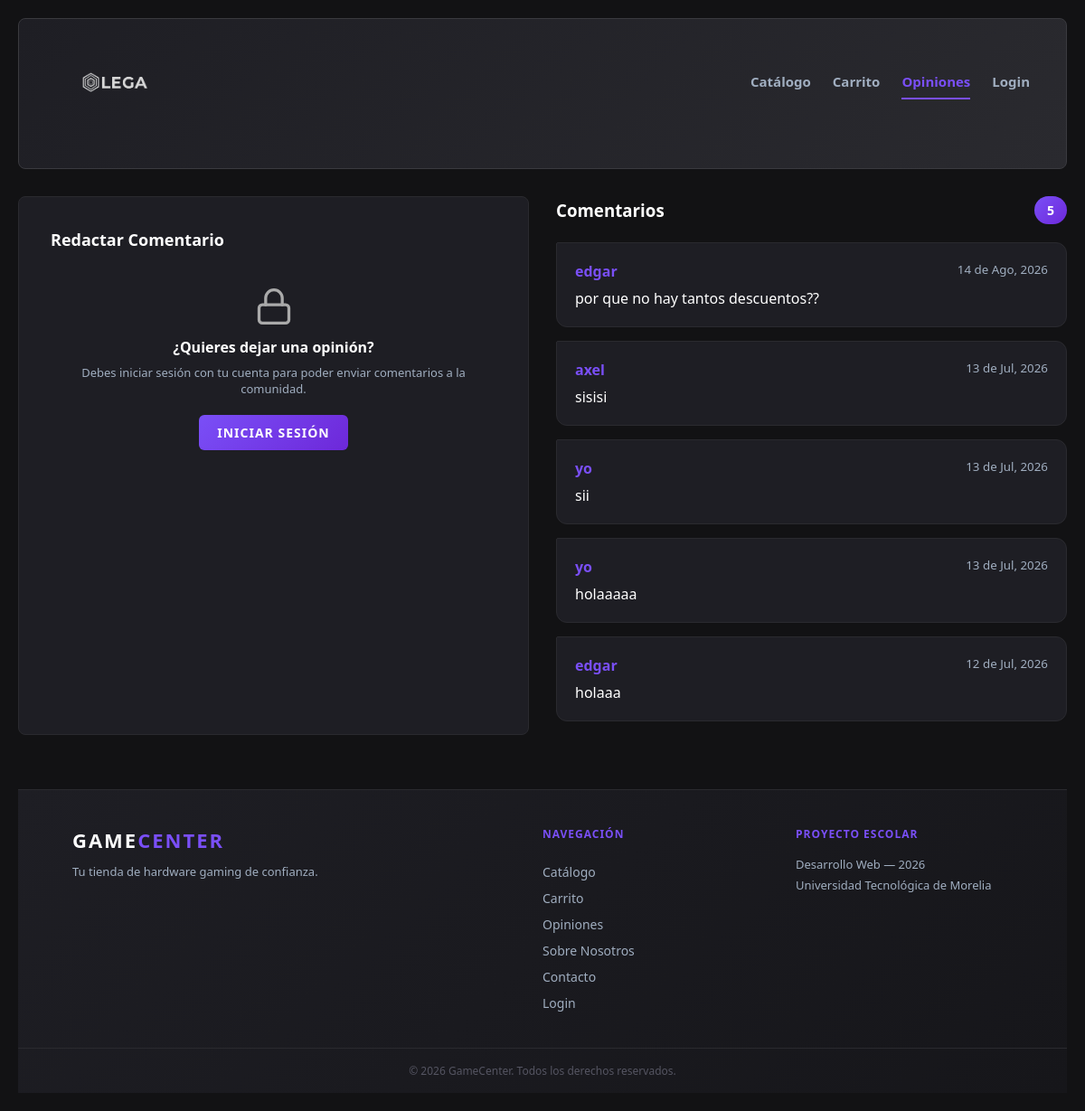
/opiniones/, run on an earlier commit of the app's database.
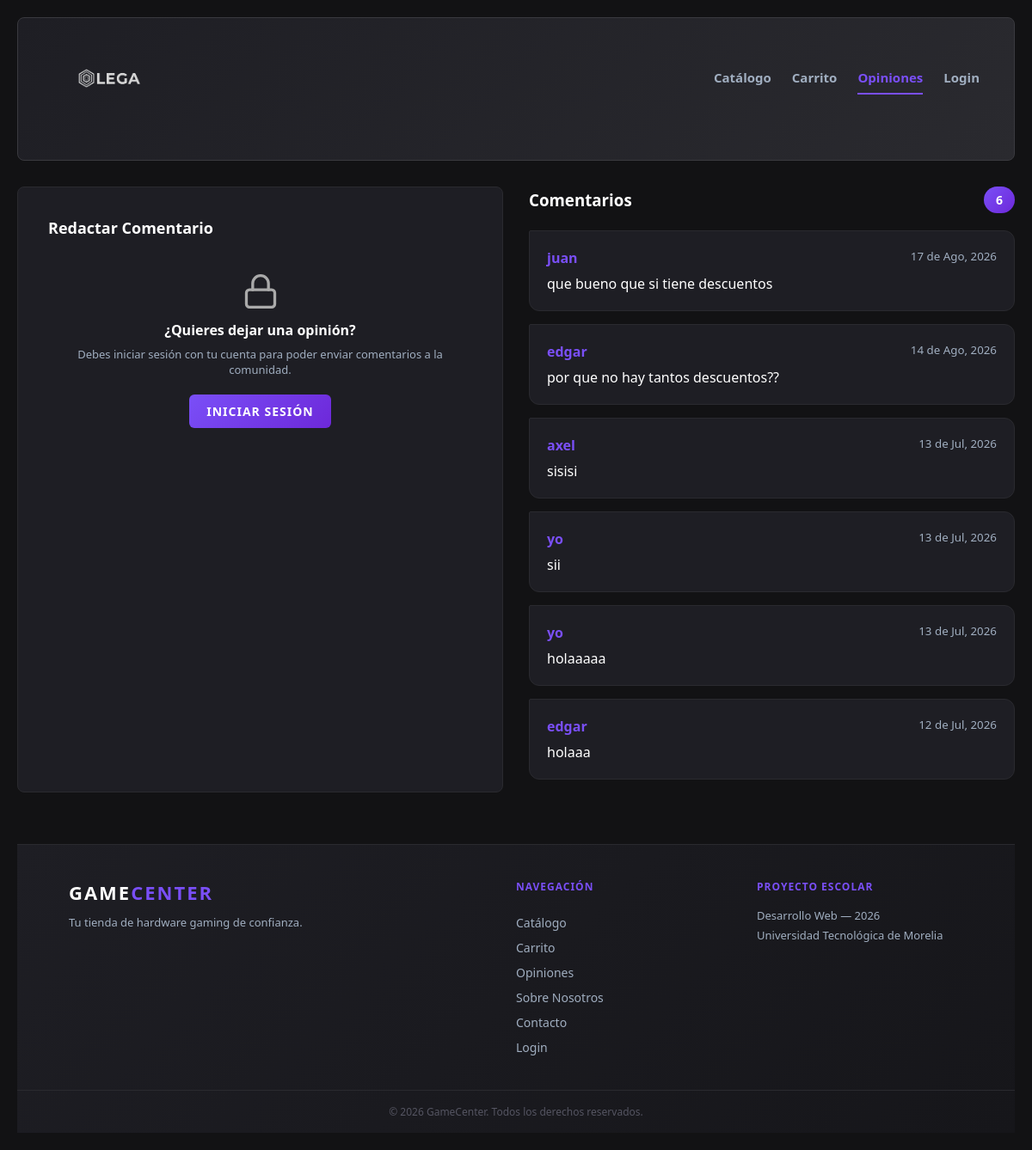
And on a later commit of the database.
### game/models.py (models this page shows, shortened)
class Opinión(models.Model):
    STATUS_CHOICES = [
        ('PENDIENTE', 'Pendiente'),
        ('APROBADO', 'Aprobado'),
        ('RECHAZADO', 'Rechazado'),
    ]
    user = models.CharField(max_length=150, verbose_name="Usuario")
    message = models.TextField(verbose_name="Mensaje")
    status = models.CharField(max_length=20, choices=STATUS_CHOICES, default='PENDIENTE')  # ← cambiado
    response = models.TextField(blank=True, null=True, verbose_name="Respuesta")
    is_hidden = models.BooleanField(default=False)
    created = models.DateTimeField(auto_now_add=True)
    updated = models.DateTimeField(auto_now=True)
    class Meta:
        ordering = ['-created']
        verbose_name = 'Opinión'
        verbose_name_plural = 'Opiniones'

### game/views.py (the view, shortened to what this page needs)
# urls.py: path('opiniones/', views.opiniones, name='opiniones'),
def opiniones(request):
    opiniones_aprobadas = Opinión.objects.filter(status='APROBADO', is_hidden=False)
    return render(request, 'game/opiniones.html', {'opiniones': opiniones_aprobadas})

### game/templates/game/opiniones.html (shortened to what this page needs)
{% extends "game/encabezado.html" %}
{% load static %}
{% block active_opiniones %}active{% endblock %}
{% block contenido %}
<div class="feed-layout">
    <div style="background-color: var(--crema-bloque); padding: 35px; border-radius: 8px; border: 1px solid #2a2a2f;">
        <h3 style="font-size: 18px; font-weight: 800; margin-bottom: 20px;">Redactar Comentario</h3>
        {% if request.session.usuario_id %}
            <form method="POST">
                {% csrf_token %}
                <div class="group-field">
                    <label for="opinion" class="field-label">Mensaje / Consulta</label>
                    <textarea
                        name="opinion"
                        id="opinion"
                        class="field-control textarea-no-resize"
                        rows="4"
                        placeholder="Escribe tu opinión técnica aquí..."
                        required></textarea>
                </div>
                <button type="submit" class="action-button btn-action-primary">Enviar</button>
            </form>
        {% else %}
            <div style="text-align: center; padding: 20px 10px;">
                <div style="margin-bottom: 12px; display: flex; justify-content: center;">
                    <svg xmlns="http://www.w3.org/2000/svg" width="44" height="44" viewBox="0 0 24 24" fill="none" stroke="#aaa" stroke-width="1.8" stroke-linecap="round" stroke-linejoin="round">
                        <rect x="3" y="11" width="18" height="11" rx="2" ry="2"></rect>
                        <path d="M7 11V7a5 5 0 0 1 10 0v4"></path>
                    </svg>
                </div>
                <h4 style="font-size: 16px; margin-bottom: 8px; color: #fff;">¿Quieres dejar una opinión?</h4>
                <p style="font-size: 13px; color: var(--texto-secundario); margin-bottom: 20px;">
                    Debes iniciar sesión con tu cuenta para poder enviar comentarios a la comunidad.
                </p>
                <a href="{% url 'login' %}" class="action-button btn-action-primary" style="text-decoration: none; display: inline-block; padding: 10px 20px;">
                    Iniciar Sesión
                </a>
            </div>
        {% endif %}
    </div>
    <section>
        <div style="display:flex; justify-content:space-between; align-items:center; margin-bottom:20px;">
            <h3 style="margin:0;">Comentarios</h3>
            <span class="count-badge">{{ opiniones|length }}</span>
        </div>
        {% if opiniones %}
            {% for opinion in opiniones %}
                <article class="feed-bubble">
                    <div style="display:flex; justify-content:space-between; margin-bottom:8px;">
                        <strong style="color: var(--teal-medio);">{{ opinion.user }}</strong>
                        <small style="color: var(--texto-secundario);">{{ opinion.created|date:"d \d\e M, Y" }}</small>
                    </div>
                    <p style="margin:0; color:#fff;">{{ opinion.message }}</p>
                </article>
            {% endfor %}
        {% else %}
            <div class="empty-state">
                <div class="empty-icon">💬</div>
                <h4>Aún no hay comentarios</h4>
                <p>Sé el primero en compartir tu opinión.</p>
            </div>
        {% endif %}
    </section>
</div>
{% include "game/footer.html" %}
{% endblock %}

What changed in the data, as far as the page shows it:
added Opinión: user "juan", created "17 de Ago, 2026", message "que bueno que si tiene descuentos"
Also different on the page:
{{ opiniones|length }}: "5" → "6"
